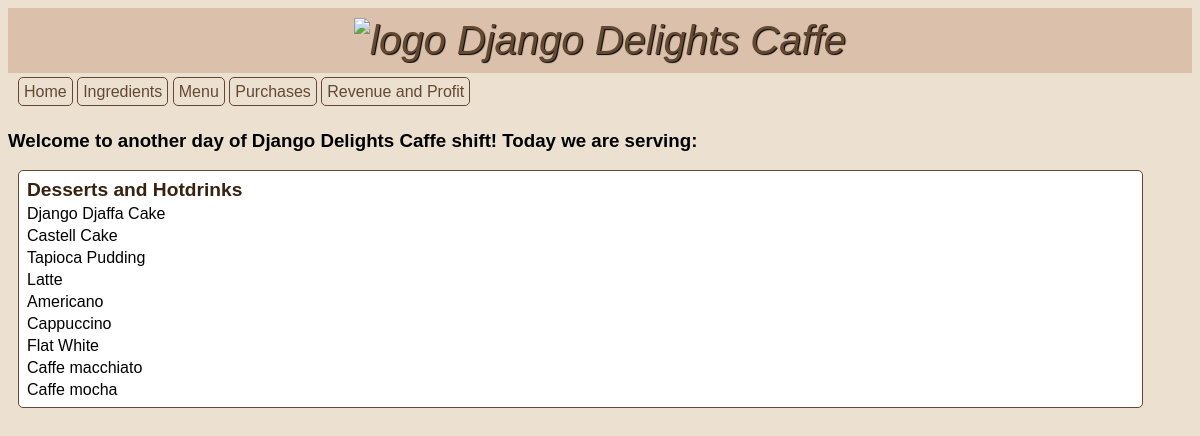
The page / on the database its author committed.
### inventory/models.py (models this page shows, shortened)
class MenuItem(models.Model):
  title = models.CharField(max_length=50, verbose_name="Menu Item")
  price = models.FloatField(default=0.0, verbose_name="Price")
  image  = models.ImageField(blank=True, upload_to="static/inventory")

### inventory/views.py (the view)
# urls.py: path('', views.HomeView.as_view(), name='home'),
class HomeView(TemplateView):
  template_name = "inventory/home.html"
  def get_context_data(self, **kwargs):
    context = super().get_context_data(**kwargs)
    context["ingredients"] = Ingredient.objects.all()
    context["menu"] = MenuItem.objects.all()
    context["recipes"] = RecipeRequirement.objects.all()
    context["purchases"] = Purchase.objects.all()
    return context

### inventory/templates/inventory/home.html (shortened to what this page needs)
{% extends 'base.html' %} {% load static %}  {% block content %}
<body>
  <h3 class="greeting">
    Welcome to another day of Django Delights Caffe shift! Today we are serving:
  </h3>
  <table>
    <thead>
      <tr class="menu-item">
        <th>Desserts and Hotdrinks</th>
      </tr>
    </thead>
    <tbody>
      {% for menu_item in menu %}
      <tr class="menu-item">
        <td>{{ menu_item.title }}</td>
      </tr>
      {% endfor %}
    </tbody>
  </table>
</body>
{% endblock %}

### inventory/static/inventory/style.css (style rules this page uses)
body { font-family: Arial, Helvetica, sans-serif; background-color: #ece0d1; }
table { background-color: white; text-align: left; border: 1px; border-style: solid; border-color: #634832; border-radius: 5px; width: 95%; margin: 10px; padding: 5px; }
thead { color: #38220f; font-size: 1.2em; text-align: left; padding: 10px; border-style: solid; border-color: #634832; }
tbody { padding: 3px; }
.menu-item { border: solid; border-color: #38220f; margin: 2px; }

### rows shown on the page
MenuItem: title "Django Djaffa Cake"
MenuItem: title "Castell Cake"
MenuItem: title "Tapioca Pudding"
MenuItem: title "Latte"
MenuItem: title "Americano"
MenuItem: title "Cappuccino"
MenuItem: title "Flat White"
MenuItem: title "Caffe macchiato"
MenuItem: title "Caffe mocha"
